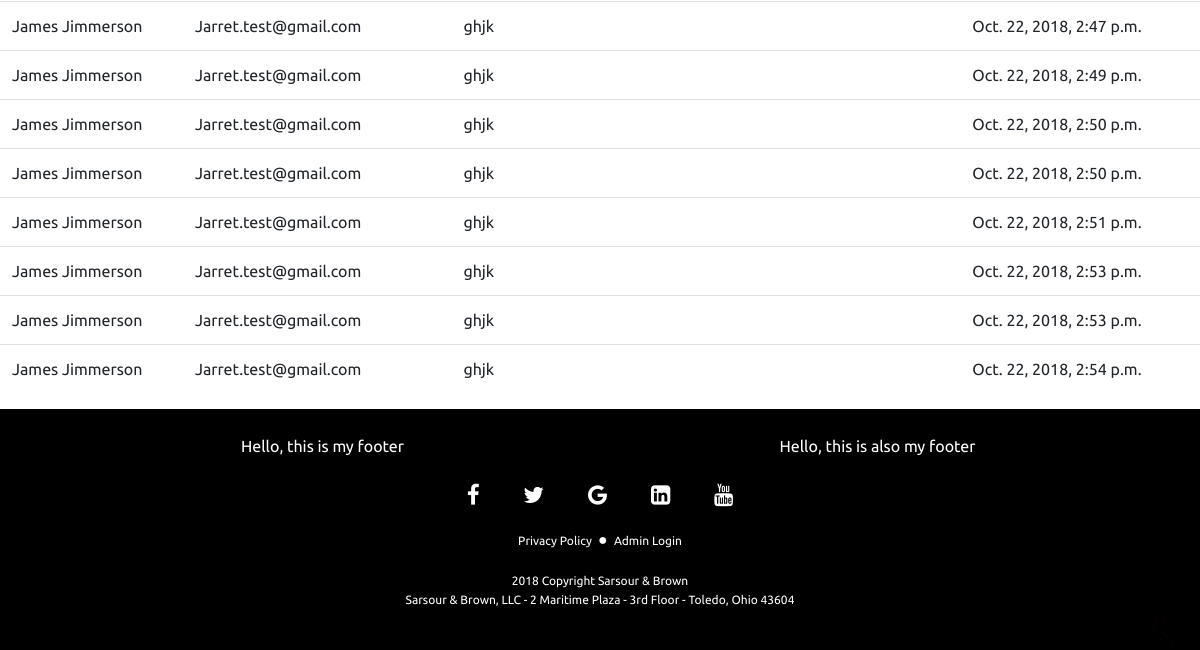
The page /display_inquiries/ (lower part) on the database as committed earlier.
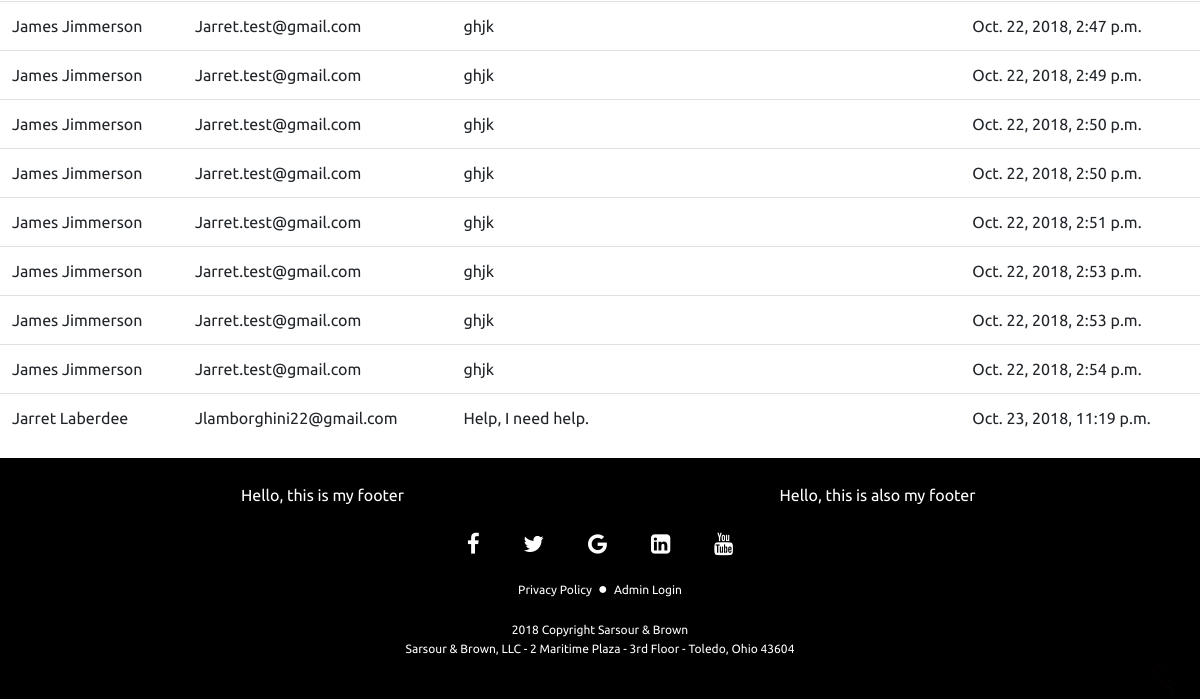
The same page on the database as committed later.
### home/models.py (models this page shows, shortened)
class Submitter(models.Model):
    first_name = models.CharField(max_length=100)
    last_name = models.CharField(max_length=100, default="Doe")
    email = models.EmailField(max_length=100)
    phone_regex = RegexValidator(regex=r'^\+?1?\d{9,15}$', message="Format: 9999999999")
    phone_number = models.CharField(validators=[phone_regex], max_length=17, blank=True, default="0000000000")
    body = models.CharField(max_length=250)
    date_submitted = models.DateTimeField(default=timezone.now)

### home/views.py (the view)
# urls.py: path('display_inquiries/', views.display_inquiries, name='display_inquiries'),
def display_inquiries(request):
    query_results = Submitter.objects.all()
    context = {'query_results': query_results, 'n': range(10000)}
    return render(request, 'home/display_inquiries.html', context)

### home/templates/home/display_inquiries.html (shortened to what this page needs)
{% extends 'home/base.html' %}
{% block display_inquiries %}
    <table class="table">
        {% for item in query_results %}
        <tr>
            <td>{{ item.first_name }} {{ item.last_name }} </td>
            <td>{{ item.email }}</td>
            <td>{{ item.body }}</td>
            <td>{{ item.date_submitted }}</td>
        </tr>
        {% endfor %}
    </table>
{% endblock %}

Rows that differ between the two databases and show on the page:
added Submitter: first_name "Jarret", last_name "Laberdee", email "Jlamborghini22@gmail.com", body "Help, I need help.", date_submitted "Oct. 23, 2018, 11:19 p.m."
